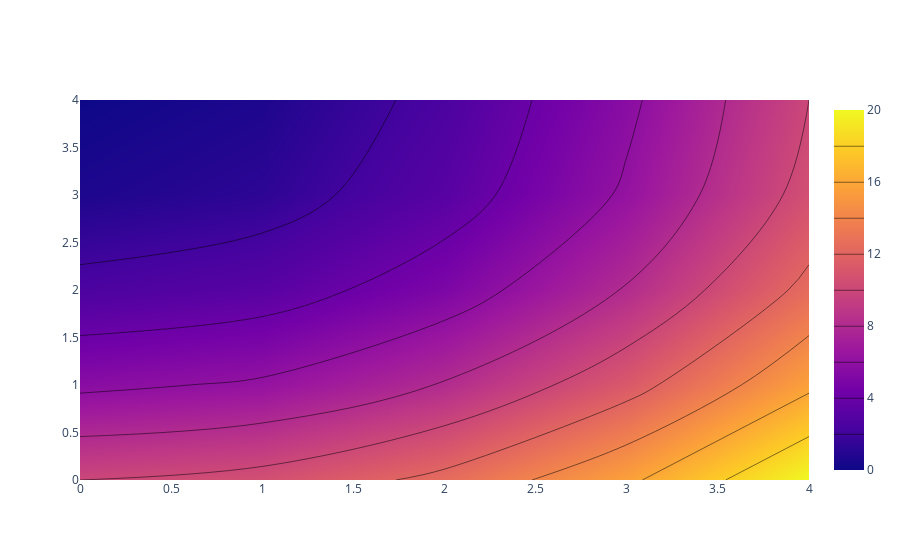

Source (notebook cell):
### Code cell
fig = go.Figure(data=
    go.Contour(
        z=[[10, 10.625, 12.5, 15.625, 20],
           [5.625, 6.25, 8.125, 11.25, 15.625],
           [2.5, 3.125, 5., 8.125, 12.5],
           [0.625, 1.25, 3.125, 6.25, 10.625],
           [0, 0.625, 2.5, 5.625, 10]],
        # smooth contour color
        contours=dict(coloring='heatmap')
    )
)

fig.show()

### Figure 1 — Plotly figure (JSON) as saved in the notebook; plotly's stock layout.template omitted (floating-point values rounded to 4 significant figures)
{"data": [{"contours": {"coloring": "heatmap"}, "type": "contour", "z": [[10, 10.62, 12.5, 15.62, 20], [5.625, 6.25, 8.125, 11.25, 15.62], [2.5, 3.125, 5.0, 8.125, 12.5], [0.625, 1.25, 3.125, 6.25, 10.62], [0, 0.625, 2.5, 5.625, 10]]}], "layout": {}}
